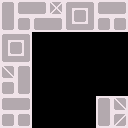

A level layout from a 2D game, rendered from its tile map. Below: a short description, then the map file with its tile-grid data intact:
An orthogonal 16x16 tile map with 8x8 px tiles, 1 tile layer (Tile Layer 1).

<map version="1.0" tiledversion="1.1.3" orientation="orthogonal" renderorder="right-down" width="16" height="16" tilewidth="8" tileheight="8" infinite="0" nextobjectid="1">
 <tileset firstgid="1" name="tiles" tilewidth="8" tileheight="8" tilecount="256" columns="16">
  <image source="../pub/assets/tiles.png" width="128" height="128" />
 </tileset>
 <layer name="Tile Layer 1" width="16" height="16">
  <data encoding="csv">
197,198,227,194,195,196,199,232,193,194,195,196,193,194,195,196,
213,214,243,210,211,212,247,216,213,227,228,214,209,210,211,212,
229,230,227,196,193,194,195,196,229,243,244,230,225,226,227,228,
245,246,243,212,209,210,211,212,209,210,211,212,241,242,243,244,
193,194,195,196,0,0,0,0,0,0,0,0,0,0,0,0,
213,225,226,214,0,0,0,0,0,0,0,0,0,0,0,0,
229,241,242,230,0,0,0,0,0,0,0,0,0,0,0,0,
209,210,211,212,0,0,0,0,0,0,0,0,0,0,0,0,
199,200,197,198,0,0,0,0,0,0,0,0,0,0,0,0,
215,216,213,214,0,0,0,0,0,0,0,0,0,0,0,0,
227,228,229,230,0,0,0,0,0,0,0,0,0,0,0,0,
243,244,245,246,0,0,0,0,0,0,0,0,0,0,0,0,
193,194,195,196,0,0,0,0,0,0,0,0,197,198,199,200,
209,210,211,212,0,0,0,0,0,0,0,0,213,214,215,216,
225,226,227,228,0,0,0,0,0,0,0,0,229,230,231,232,
241,242,243,244,0,0,0,0,0,0,0,0,245,246,247,248
</data>
 </layer>
</map>
